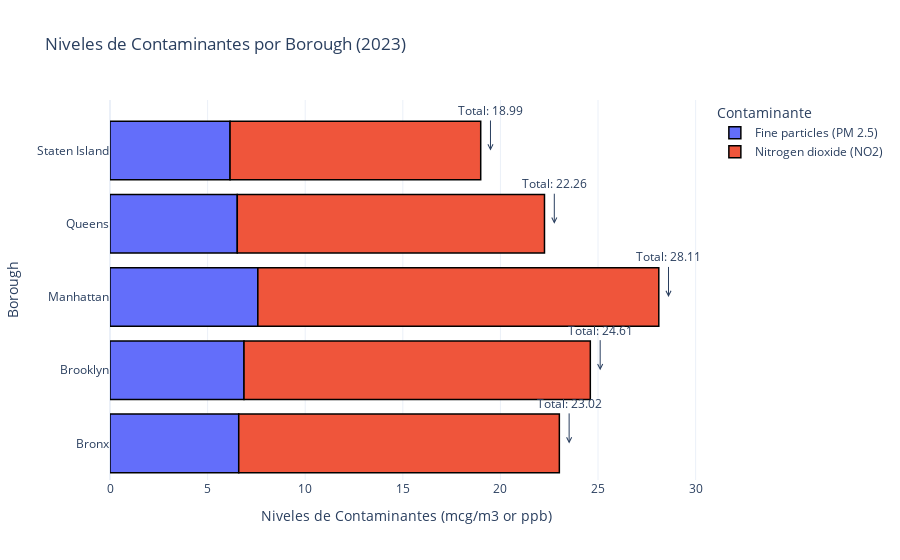

The notebook cell saved with this chart:
### Code cell
import plotly.express as px

# Creamos el gráfico de barras horizontales
fig = px.bar(air_quality, y='Borough', x='Data Value', color='Pollutant',
             labels={'Data Value': 'Niveles de Contaminantes (mcg/m3 or ppb)'},
             title='Niveles de Contaminantes por Borough (2023)',
             template='plotly_white')

# Añadimos las etiquetas del total general a la derecha de cada barra
for i, value in enumerate(total_values['Data Value']):
    fig.add_annotation(
        x=value + 0.5,
        y=total_values['Borough'][i],
        text=f'Total: {value}',
        showarrow=True,
        arrowhead=5,
        ax=0,
        ay=-40
    )

# Añadimos bordes a las barras
fig.update_traces(marker_line=dict(color='black', width=1.5))

# Ajustamos el diseño del gráfico
fig.update_layout(
    legend_title='Contaminante',
    yaxis_title='Borough',
    xaxis_title='Niveles de Contaminantes (mcg/m3 or ppb)',
)

# Mostramos el gráfico
fig.show()

### Figure 1 — Plotly figure (JSON) as saved in the notebook; plotly's stock layout.template omitted (floating-point values rounded to 4 significant figures)
{"data": [{"alignmentgroup": "True", "hovertemplate": "Pollutant=Fine particles (PM 2.5)<br>Niveles de Contaminantes (mcg/m3 or ppb)=%{x}<br>Borough=%{y}<extra></extra>", "legendgroup": "Fine particles (PM 2.5)", "marker": {"color": "#636efa", "line": {"color": "black", "width": 1.5}, "pattern": {"shape": ""}}, "name": "Fine particles (PM 2.5)", "offsetgroup": "Fine particles (PM 2.5)", "orientation": "h", "showlegend": true, "textposition": "auto", "type": "bar", "x": [6.594, 6.865, 7.573, 6.52, 6.15], "xaxis": "x", "y": ["Bronx", "Brooklyn", "Manhattan", "Queens", "Staten Island"], "yaxis": "y"}, {"alignmentgroup": "True", "hovertemplate": "Pollutant=Nitrogen dioxide (NO2)<br>Niveles de Contaminantes (mcg/m3 or ppb)=%{x}<br>Borough=%{y}<extra></extra>", "legendgroup": "Nitrogen dioxide (NO2)", "marker": {"color": "#EF553B", "line": {"color": "black", "width": 1.5}, "pattern": {"shape": ""}}, "name": "Nitrogen dioxide (NO2)", "offsetgroup": "Nitrogen dioxide (NO2)", "orientation": "h", "showlegend": true, "textposition": "auto", "type": "bar", "x": [16.42, 17.74, 20.54, 15.74, 12.84], "xaxis": "x", "y": ["Bronx", "Brooklyn", "Manhattan", "Queens", "Staten Island"], "yaxis": "y"}], "layout": {"annotations": [{"arrowhead": 5, "ax": 0, "ay": -40, "showarrow": true, "text": "Total: 23.02", "x": 23.52, "y": "Bronx"}, {"arrowhead": 5, "ax": 0, "ay": -40, "showarrow": true, "text": "Total: 24.61", "x": 25.11, "y": "Brooklyn"}, {"arrowhead": 5, "ax": 0, "ay": -40, "showarrow": true, "text": "Total: 28.11", "x": 28.61, "y": "Manhattan"}, {"arrowhead": 5, "ax": 0, "ay": -40, "showarrow": true, "text": "Total: 22.26", "x": 22.76, "y": "Queens"}, {"arrowhead": 5, "ax": 0, "ay": -40, "showarrow": true, "text": "Total: 18.99", "x": 19.49, "y": "Staten Island"}], "barmode": "relative", "legend": {"title": {"text": "Contaminante"}, "tracegroupgap": 0}, "title": {"text": "Niveles de Contaminantes por Borough (2023)"}, "xaxis": {"anchor": "y", "domain": [0, 1], "title": {"text": "Niveles de Contaminantes (mcg/m3 or ppb)"}}, "yaxis": {"anchor": "x", "domain": [0, 1], "title": {"text": "Borough"}}}}
